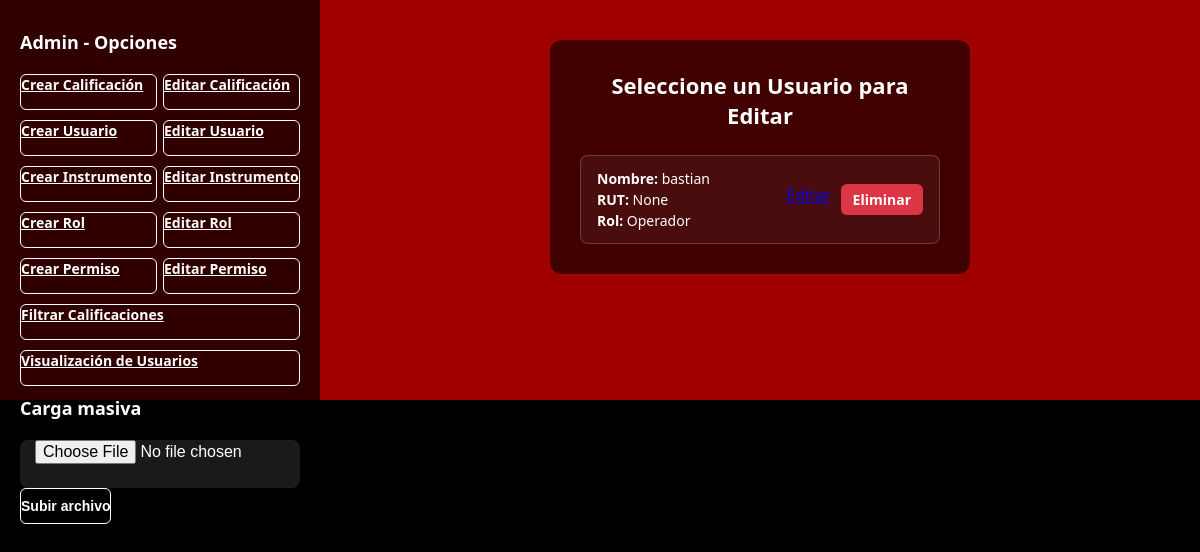
The page /inicioAdmin/?seccion=usuario&accion=editar (signed in) on the database as committed earlier.
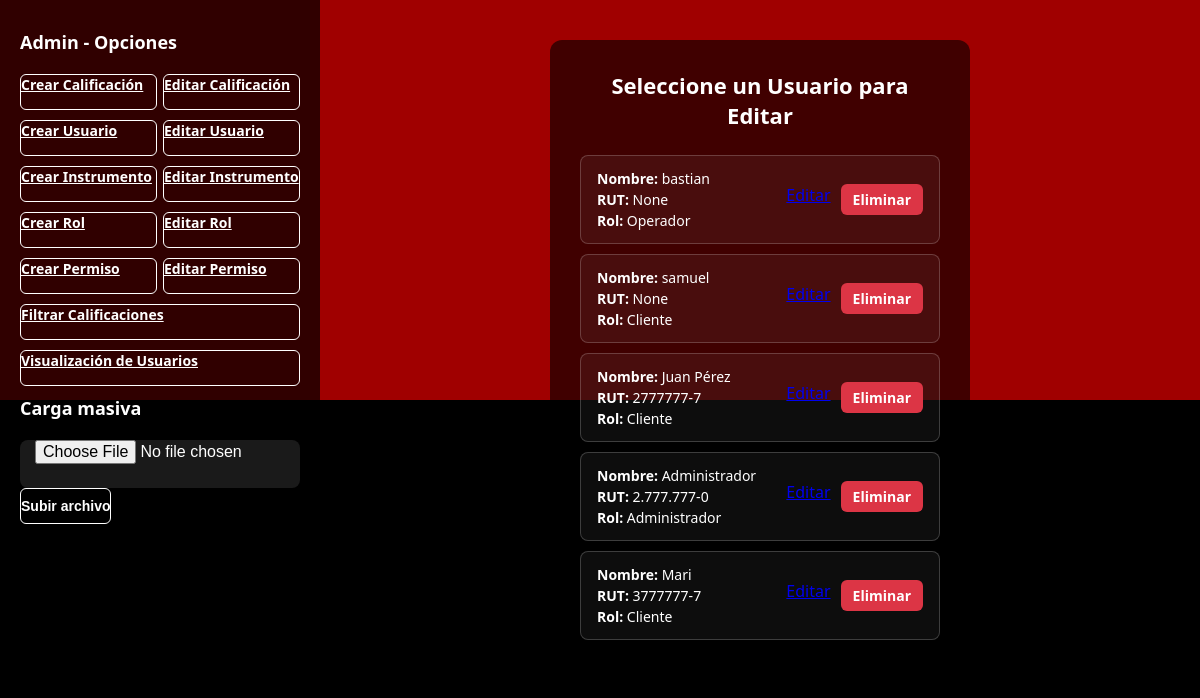
The same page on the database as committed later.
### Miapp/models.py (models this page shows, shortened)
class Usuario(models.Model):
    id_usuario = models.AutoField(primary_key=True)
    user_auth = models.OneToOneField(settings.AUTH_USER_MODEL, on_delete=models.CASCADE, related_name='perfil')
    nombre = models.CharField(max_length=255)
    _email = models.CharField(max_length=255, unique=True, db_column='email_encrypted', default='fake@example.com')
    rut_hash = models.CharField(max_length=128, blank=True, editable=False)
    rut = models.CharField(max_length=12, blank=True, null=True, unique=True, db_index=True)  # <-- CORREGIDO
    rol_id = models.ForeignKey('Rol', on_delete=models.CASCADE)
    activo = models.CharField(max_length=1, default='S')
    @property
    def email(self):
        if not self._email:
            return ''
        try:
            return get_fernet().decrypt(self._email.encode()).decode()
        except Exception:
            return ''

class Rol(models.Model):
    id_rol = models.AutoField(primary_key=True)
    nombre_rol = models.CharField(max_length=50)
    descripcion_rol = models.TextField()

### MC/views.py (the view)
# urls.py: path('inicioAdmin/', views.inicioAdmin, name='inicioAdmin'),
@login_required
def inicioAdmin(request):
    instrumentos   = InstrumentoNI.objects.filter(estado='ACTIVO')
    roles          = Rol.objects.all()
    usuarios       = Usuario.objects.select_related('user_auth', 'rol_id').filter(activo='S')
    calificaciones = Calificacion.objects.filter(estado='ACTIVO')
    permisos       = Permiso.objects.all()
    seccion = request.GET.get('seccion')
    accion  = request.GET.get('accion')
    obj_id  = request.GET.get('obj_id')
    obj = None
    if seccion == 'calificacion' and accion == 'editar' and obj_id:
        obj = Calificacion.objects.select_related('instrumento').get(calid=obj_id)
    elif seccion == 'usuario' and accion == 'editar' and obj_id:
        obj = Usuario.objects.select_related('rol_id').get(id_usuario=obj_id)
    elif seccion == 'instrumento' and accion == 'editar' and obj_id:
        obj = InstrumentoNI.objects.get(id_instru=obj_id)
    elif seccion == 'rol' and accion == 'editar' and obj_id:
        obj = Rol.objects.get(id_rol=obj_id)
    elif seccion == 'permiso' and accion == 'editar' and obj_id:
        obj = Permiso.objects.get(id_permiso=obj_id)
    return render(request, 'inicioAdmin.html', {
        'instrumentos':   instrumentos,
        'roles':          roles,
        'usuarios':       usuarios,
        'calificaciones': calificaciones,
        'permisos':       permisos,
        'seccion':        seccion,
        'accion':         accion,
        'obj':            obj,
        'obj_id':         obj_id,
    })

### Miapp/back.py (called while the page is built)
    def get_user(self, user_id):
        try:
            return User.objects.get(pk=user_id)
        except User.DoesNotExist:
            return None

### MC/templates/inicioAdmin.html (shortened to what this page needs)
<html lang="es">
<head>
</head>
<body>
<div class="left-box">
  <h3>Admin - Opciones</h3>
  <div class="btn-group">
    <a href="?seccion=calificacion&accion=crear" class="btn btn-outline-light">Crear Calificación</a>
    <a href="?seccion=calificacion&accion=editar" class="btn btn-outline-light">Editar Calificación</a>
  </div>
  <div class="btn-group">
    <a href="?seccion=usuario&accion=crear" class="btn btn-outline-light">Crear Usuario</a>
    <a href="?seccion=usuario&accion=editar" class="btn btn-outline-light">Editar Usuario</a>
  </div>
  <div class="btn-group">
    <a href="?seccion=instrumento&accion=crear" class="btn btn-outline-light">Crear Instrumento</a>
    <a href="?seccion=instrumento&accion=editar" class="btn btn-outline-light">Editar Instrumento</a>
  </div>
  <div class="btn-group">
    <a href="?seccion=rol&accion=crear" class="btn btn-outline-light">Crear Rol</a>
    <a href="?seccion=rol&accion=editar" class="btn btn-outline-light">Editar Rol</a>
  </div>
  <div class="btn-group">
    <a href="?seccion=permiso&accion=crear" class="btn btn-outline-light">Crear Permiso</a>
    <a href="?seccion=permiso&accion=editar" class="btn btn-outline-light">Editar Permiso</a>
  </div>
  <div class="btn-group">
    <a href="?seccion=filtrar" class="btn btn-outline-light">Filtrar Calificaciones</a>
  </div>
  <div class="btn-group">
    <a href="{% url 'visualizar_usuarios' %}" class="btn btn-outline-light">Visualización de Usuarios</a>
  </div>
  <h3 class="mt-4">Carga masiva</h3>
  <form method="post" action="{% url 'carga_masiva' %}" enctype="multipart/form-data">
    <input type="file" name="archivo" accept=".json,.csv" required>
    <button type="submit" class="btn btn-outline-light mt-2">Subir archivo</button>
  </form>
</div>
<div class="right-box">
  {% if seccion == 'calificacion' and accion == 'crear' %}
    <div class="card">
      <h2>Crear Calificación</h2>
      <form method="post" action="{% url 'guardar_calificacion' %}">
        {% csrf_token %}
        <label>Monto ($)</label>
        <input type="number" step="0.01" name="monto" required>
        <label>Factor (%)</label>
        <input type="number" step="0.01" name="factor" required>
        <label>Período</label>
        <input type="month" name="periodo" required>
        <label>Instrumento</label>
        <select name="instrumento" required>
          <option value="">-- Seleccione --</option>
          {% for i in instrumentos %}
            <option value="{{ i.id_instru }}">{{ i.nombre }}</option>
          {% endfor %}
        </select>
        <button type="submit" class="btn-success mt-3">Crear Calificación</button>
      </form>
    </div>
  {% elif seccion == 'usuario' and accion == 'editar' and not obj_id %}
    <div class="card">
      <h2>Seleccione un Usuario para Editar</h2>
      <div class="sql-table">
        {% for u in usuarios %}
          <div class="sql-row">
            <div class="sql-cell">
              <strong>Nombre:</strong> {{ u.nombre }}<br>
              <strong>RUT:</strong> {{ u.rut }}<br>
              <strong>Rol:</strong> {{ u.rol_id.nombre_rol }}
            </div>
            <div class="sql-action">
              <a class="btn-edit" href="?seccion=usuario&accion=editar&obj_id={{ u.id_usuario }}">Editar</a>
              <a class="btn-danger" href="{% url 'eliminar_usuario' u.id_usuario %}" onclick="return confirm('¿Estás seguro de eliminar este usuario?')">Eliminar</a>
            </div>
          </div>
        {% endfor %}
      </div>
    </div>
  {% endif %}
</div>
</body>
</html>

Rows that differ between the two databases and show on the page:
added Usuario: nombre "samuel", rut "None", rol_id.nombre_rol "Cliente"
added Usuario: nombre "Juan Pérez", rut "2777777-7", rol_id.nombre_rol "Cliente"
added Usuario: nombre "Administrador", rut "2.777.777-0", rol_id.nombre_rol "Administrador"
added Usuario: nombre "Mari", rut "3777777-7", rol_id.nombre_rol "Cliente"
